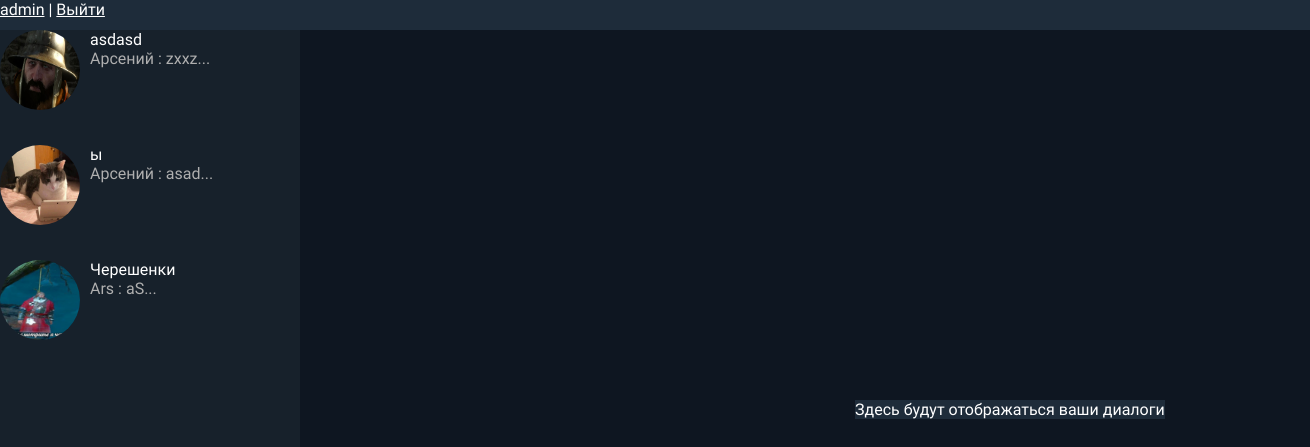
/allchats (signed in), run on an earlier commit of the app's database.
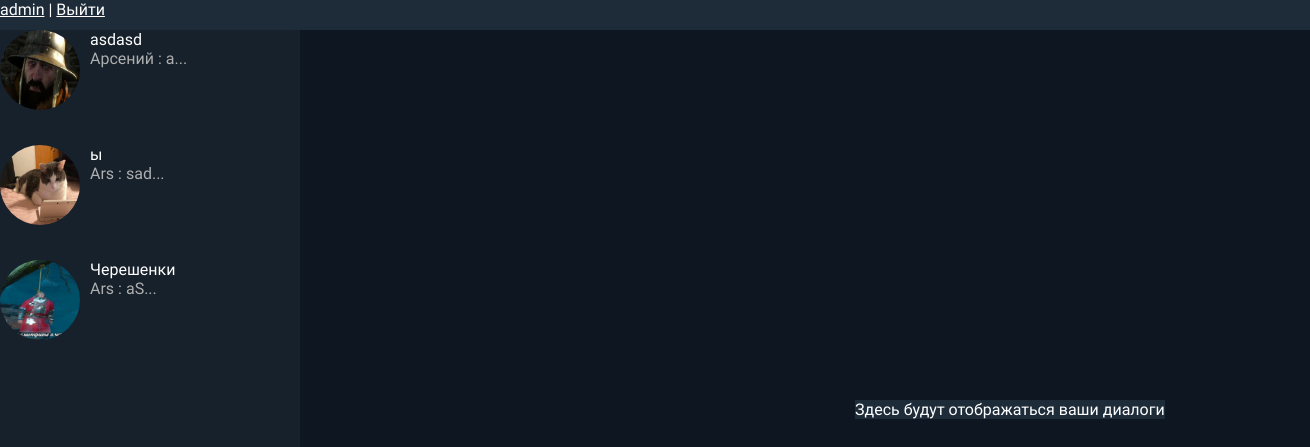
And on a later commit of the database.
### API/models.py (models this page shows, shortened)
class Chat(models.Model):
    name = models.CharField(max_length=100)
    admin = models.ForeignKey(Account, on_delete=models.CASCADE, null=True, default=None, related_name='chatadmin')
    is_private = models.ForeignKey('PrivateChat', null=True, default=None, on_delete=models.CASCADE,
                                   verbose_name='Приватный чат', related_name='chatseconduser')
    about = models.TextField(blank=True, null=True)
    chat_photo = models.ImageField(upload_to='photo/chat/%Y/%m/%d',
                                    default='photo/chat/default/Аватарка чата по умолчанию.jpg',
                                    verbose_name='Фото чата', null=True)
    time_create = models.DateTimeField(auto_now_add=True)
    class Meta:
        verbose_name = 'Чат'
        verbose_name_plural = 'Чаты'
        ordering = ['id']

class Message(models.Model):
    chat = models.ForeignKey(Chat, on_delete=models.CASCADE, related_name='message')
    user = models.ForeignKey(Account, on_delete=models.CASCADE, null=True, related_name='messagefromuser')
    message = models.TextField()
    send_time = models.DateTimeField(auto_now_add=True)
    def preview(self):
        return self.message[:10] + '...'
    class Meta:
        verbose_name = 'Сообщение'
        verbose_name_plural = 'Сообщения'
        ordering = ['send_time']

class Account(models.Model):
    user = models.OneToOneField(to=User, on_delete=models.CASCADE, verbose_name='username', related_name='account')
    name = models.CharField(max_length=100,  verbose_name='имя')
    registration_time = models.DateTimeField(auto_now_add=True, verbose_name='Дата Регистрации')
    profile_picture = models.ImageField(upload_to='photo/players/%Y/%m/%d',
                                        default='photo/players/default/Аватарка по умолчанию.jpg',
                                        verbose_name='Фото профиля')
    about = models.TextField(blank=True, null=True, verbose_name='Описание')
    sex = models.CharField(max_length = 6 ,choices = list(map(lambda x: (x[0], x[1],),[('Male', 'Мужской',), ('Female', 'Женский')])), verbose_name='Пол')
    username = models.SlugField(max_length=150)
    def __str__(self):
        return self.name
    class Meta:
        verbose_name = 'Аккаунт'
        verbose_name_plural = 'Аккаунты'

### front/views.py (the view)
# urls.py: re_path(r'^allchats$', views.AllChats.as_view(), name='chats'),
class AllChats(LoginRequiredMixin, generic.ListView):
    template_name = 'chats.html'
    context_object_name = 'chats'
    def get_queryset(self):
        chats_ids = []
        account = self.request.user.account
        for p in Participants.objects.filter(user_id=account.id):
            chats_ids.append(p.chat_id)
        if Chat.objects.filter(Q(admin_id=account.id) | Q(is_private__second_user=account)).exists():
            for c in Chat.objects.filter(Q(admin_id=account.id) | Q(is_private__second_user=account)):
                chats_ids.append(c.pk)
        return Chat.objects.filter(id__in = chats_ids)
    def dispatch(self, request, *args, **kwargs):
        if not Account.objects.filter(user_id=request.user.id).exists():
            return redirect(reverse('create_profile'))
        if (not Chat.objects.filter(Q(admin_id = request.user.account.id) |
                                   Q(is_private__second_user_id = request.user.account.id) &
                                   ~Q(is_private=None)).exists() and
                not Participants.objects.filter(user_id = request.user.account.id).exists()):
            return redirect(reverse('new_chat'))
        return super(AllChats, self).dispatch(request,*args, **kwargs)

### templates/chats.html (shortened to what this page needs)
{% extends 'flatpages/default.html' %}
{% load static %}
{% block css %}
{% static 'css/chats.css' %}
{% endblock %}
{% block content %}
<div id="content">
    <div id="chats">
        {% for chat in chats %}
        {% if chat.is_private is None %}
        <div class="chat">
            <img src="{{chat.chat_photo.url}}">
            <span class="mesandname">
                    <span class = "chat_name">{{chat.name}}</span>
                    {% for mes in chat.message.all %}
                        {% if forloop.last %}
                            <br>
                            <span class = "preview">{{mes.user}} : {{mes.preview}}</span>
                        {% endif %}
                    {% endfor %}
                </span>
        </div>
        {% endif %}
        {% endfor %}
    </div>
<p id="messages"><span id="nonselectedchat">Здесь будут отображаться ваши диалоги</span></p>
</div>
{% endblock %}

### templates/flatpages/default.html (shortened to what this page needs)
{% load static %}
<!DOCTYPE html>
<html lang="en">
<head>
    <link href="{% block css %}{% endblock %}" rel="stylesheet" />
</head>
<body>
<div id="header" style="background-color: #1e2c3a; height: 30px; width: auto; position:relative;
left: 0;right: 0;top: 0;bottom: 0; z-index: 1000">
    {% if user.is_authenticated %}
    <a href="{% url 'main page' user.username %}" style="background-color: #1e2c3a">{{user.username}}</a> | <a href="{% url 'registration:logout' %}" style="background-color: #1e2c3a">Выйти</a>
    {% else %}
    <a href="{% url 'registration:login' %}">Войти</a> | <a href="{% url 'registration:registration' %}">Регистрация</a>
    {% endif %}
</div>
{% block content %}
{% endblock %}
</body>
</html>

### static/css/chats.css (style rules this page uses)
#content { height: 100vh; overflow: hidden; }
#chats { width: 290px; overflow-y: auto; padding-right: 10px; display: flex; flex-direction: column; align-items: flex-start; height: calc(100vh - 20px); }
.chat { height: 100px; margin-bottom: 15px; display: flex; align-items: flex-start; }
.chat img { width: 80px; height: 80px; border-radius: 40px; float: left; position: relative; margin-right: 10px; }
.mesandname { position: relative; }
.chat_name { font-size: 16px; }
.preview { color: #afafaf; }
#messages { background-color: #0e1621; display: inline-block; text-align: center; position: absolute; left: 300px; top: 30px; bottom: 0; }
#nonselectedchat { background-color: #1e2c3a; position: fixed; }

### templates/flatpages/default.html (style rules this page uses)
* { margin: 0; padding: 0; background-color: #17212b; color: white; font-family: "Ledger", serif; font-weight: 400; font-style: normal; }

What changed in the data, as far as the page shows it:
removed Message: user "Арсений", preview "asad...", shown under Chat (number 2 of 3 on the later page)
computed for Chat "asdasd": loses Message (user "Арсений", preview "zxxz...")
added Message: user "Арсений", preview "a...", shown under Chat "asdasd"
computed for Chat (number 2 of 3 on the later page): gains Message (user "Ars", preview "sad...")
